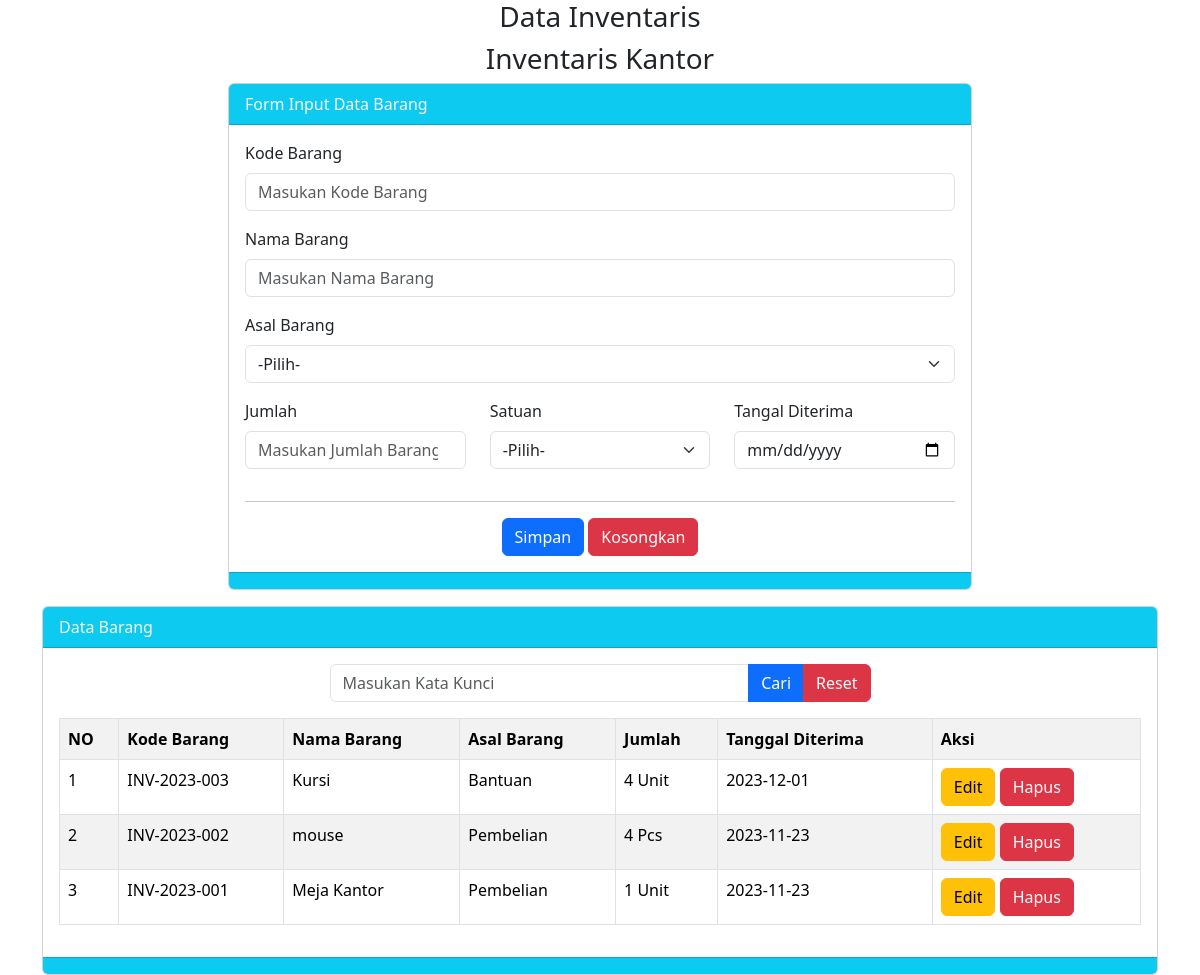
The page / on the database its author committed.
### tables this page shows
CREATE TABLE `tbarang` (
  `id_barang` int(11) NOT NULL,
  `kode` varchar(15) NOT NULL,
  `nama` varchar(100) NOT NULL,
  `asal` varchar(25) NOT NULL,
  `jumlah` int(4) NOT NULL,
  `satuan` varchar(15) NOT NULL,
  `tanggal_diterima` date NOT NULL,
  `tanggal_simpan` timestamp NOT NULL DEFAULT current_timestamp() ON UPDATE current_timestamp()
);

### index.php (the view, shortened to what this page needs)
<?php
$server = "localhost";
$user = "root";
$password = "";
$database = "db_tugas_yudi";
$koneksi = mysqli_connect($server, $user, $password, $database) or die(mysqli_error($koneksi));
?>
<!doctype html>
<html lang="en">
<head>
    <link href="https://cdn.jsdelivr.net/npm/bootstrap@5.3.2/dist/css/bootstrap.min.css" rel="stylesheet">
</head>
<body>
    <div class="container">
        <h3 class="text-center">Data Inventaris</h3>
        <h3 class="text-center">Inventaris Kantor</h3>
        <div class="Row">
            <div class="col-md-8 mx-auto">
                <div class="card">
                    <div class="card-header bg-info text-light">
                        Form Input Data Barang
                    </div>
                    <div class="card-body">
                        <form method="POST">
                            <div class="mb-3">
                                <label class="form-label">Kode Barang</label>
                                <input type="text" name="tkode" class="form-control" placeholder="Masukan Kode Barang">
                            </div>
                            <div class="mb-3">
                                <label class="form-label">Nama Barang</label>
                                <input type="text" name="tnama" class="form-control" placeholder="Masukan Nama Barang">
                            </div>
                            <div class="mb-3">
                                <label class="form-label">Asal Barang</label>
                                <select class="form-select" name="tasal">
                                    <option>-Pilih-</option>
                                </select>
                            </div>
                            <div class="row">
                                <div class="col">
                                    <div class="mb-3">
                                        <label class="form-label">Jumlah</label>
                                        <input type="number" name="tjumlah" class="form-control" placeholder="Masukan Jumlah Barang">
                                    </div>
                                </div>
                                <div class="col">
                                    <div class="mb-3">
                                        <label class="form-label">Satuan</label>
                                        <select class="form-select" name="tsatuan">
                                            <option>-Pilih-</option>
                                        </select>
                                    </div>
                                </div>
                                <div class="col">
                                    <div class="mb-3">
                                        <label class="form-label">Tangal Diterima</label>
                                        <input type="date" name="ttanggal_diterima" class="form-control">
                                    </div>
                                </div>
                                <div class="text-center">
                                    <hr>
                                    <button class="btn btn-primary" name="bsimpan" type="submit">Simpan</button>
                                    <button class="btn btn-danger" name="bkosongkan" type="reset">Kosongkan</button>
                                </div>
                        </form>
                    </div>
                </div>
                <div class="card-footer bg-info">
                </div>
            </div>
        </div>
        <div class="card mt-3">
            <div class="card-header bg-info text-light">
                Data Barang
            </div>
            <div class="card-body">
                <div class="col-md-6 mx-auto">
                    <form method="POST">
                        <div class="input-group mb-3">
                            <input type="text" name="tcari" class="form-control" placeholder="Masukan Kata Kunci">
                            <button class="btn btn-primary" name="bcari" type="submit">Cari</button>
                            <button class="btn btn-danger" name="breset" type="submit">Reset</button>
                        </div>
                    </form>
                </div>
                <table class="table table-striped table-hover table-bordered">
                    <tr>
                        <th>NO</th>
                        <th>Kode Barang</th>
                        <th>Nama Barang</th>
                        <th>Asal Barang</th>
                        <th>Jumlah</th>
                        <th>Tanggal Diterima</th>
                        <th>Aksi</th>
                    </tr>
                    <?php
                    $no = 1;
                    if (isset($_POST['bcari'])) {
                        $keyword = $_POST['tcari'];
                        $q = "SELECT * FROM tbarang WHERE kode like '%$keyword%' or nama like '%$keyword%' or asal like '%$keyword%' order by id_barang desc ";
                    } else {
                        $q = "SELECT * FROM tbarang order by id_barang desc";
                    }
                    $tampil = mysqli_query($koneksi, $q);
                    while ($data = mysqli_fetch_array($tampil)) : ?>
                        <tr>
                            <td><?= $no++ ?></td>
                            <td><?= $data['kode'] ?></td>
                            <td><?= $data['nama'] ?></td>
                            <td><?= $data['asal'] ?></td>
                            <td><?= $data['jumlah'] ?> <?= $data['satuan'] ?></td>
                            <td><?= $data['tanggal_diterima'] ?></td>
                            <td>
                                <a href="edit.php?id=<?= $data['id_barang'] ?>&edit" class="btn btn-warning">Edit</a>
                                <a href="hapus.php?id=<?= $data['id_barang'] ?>" class="btn btn-danger" onclick="return confirm('Apakah anda yakin akan menghapus data ini?')">Hapus</a>
                            </td>
                        </tr>
                    <?php endwhile; ?>
                </table>
            </div>
            <div class="card-footer bg-info">
            </div>
        </div>
    </div>
</body>
</html>

### rows shown on the page
tbarang: kode "INV-2023-003", nama "Kursi", asal "Bantuan", jumlah "4", satuan "Unit", tanggal_diterima "2023-12-01"
tbarang: kode "INV-2023-002", nama "mouse", asal "Pembelian", jumlah "4", satuan "Pcs", tanggal_diterima "2023-11-23"
tbarang: kode "INV-2023-001", nama "Meja Kantor", asal "Pembelian", jumlah "1", satuan "Unit", tanggal_diterima "2023-11-23"
